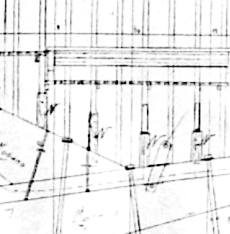
#> input picture primitive_ir_lib/tests/fixtures/BSCM_3_4_false_circle_crop.png, 230 x 234 px; its folder holds only this picture in this run
$ python -i test_junctions_benchmark.py   (imports and definitions only)
#> lines starting #> are read from the running program, lines starting #| are printed output that depends on the picture; after the words box and inside, x2 and y2 are one past the last pixel; in counts of white or black regions, pixels touching at a corner belong together
#> further down, picture is the input picture: shape (234, 230, 3); min 0, max 255, mean 237
"""Negative Controls: Junctions and Topological Features.

Tests T-junction, L-corner, X-crossing, Rectangle, Open Polyline, Three Parallel Lines
across stroke widths 1, 3, 5, 10 px under Candidate Strategies B1 (Morph), B2 (Zhang-Suen), and C (Collapse).
"""

from __future__ import annotations

import math
import sys
from pathlib import Path

import cv2
import numpy as np

REPO_ROOT = Path(r"C:\Users\duong\ZCodeProject\cad-agent")
if str(REPO_ROOT) not in sys.path:
    sys.path.insert(0, str(REPO_ROOT))

from primitive_ir_lib.geometry_extraction import extract_lines, RawLine


# [46 lines left out: functions create_t_junction, create_l_corner, create_x_crossing, create_rectangle, create_polyline, create_three_parallel, not called in this run]


# Candidate B1 (Morphological Skeleton)
def extract_lines_morph(image_bgr: np.ndarray) -> list[RawLine]:
    gray = cv2.cvtColor(image_bgr, cv2.COLOR_BGR2GRAY)
    binary = np.where(gray <= 220, 255, 0).astype(np.uint8)
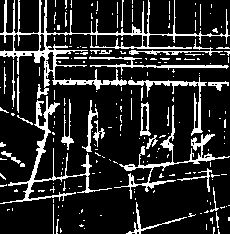
#> binary: shape (234, 230); 16.6% white in thin lines or dots
    skel = np.zeros_like(binary)
    element = cv2.getStructuringElement(cv2.MORPH_CROSS, (3, 3))
    img = binary.copy()
    while True:
        eroded = cv2.erode(img, element)
        temp = cv2.dilate(eroded, element)
        temp = cv2.subtract(img, temp)
        skel = cv2.bitwise_or(skel, temp)
        img = eroded.copy()
        if cv2.countNonZero(img) == 0:
            break
#> this loop made 5 passes
#> pass 1, in extract_lines_morph, `eroded = cv2.erode(img, element)`:
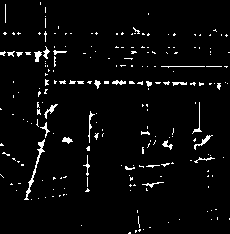
#> eroded: shape (234, 230); 3.8% white in thin lines or dots
#> pass 1, in extract_lines_morph, `temp = cv2.dilate(eroded, element)`:
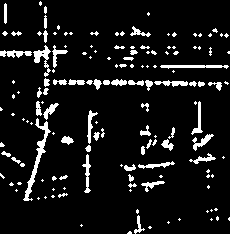
#> temp: shape (234, 230); 8.9% white; 149 white regions (90 under 20 px), largest, box (x1, y1, x2, y2) and area: (23, 118, 51, 201) 421, (33, 45, 51, 77) 202, (160, 65, 229, 69) 199
#> pass 1, in extract_lines_morph, `temp = cv2.subtract(img, temp)`:
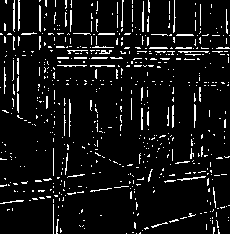
#> temp: shape (234, 230); 7.8% white in thin lines or dots
#> pass 2, in extract_lines_morph, `eroded = cv2.erode(img, element)`:
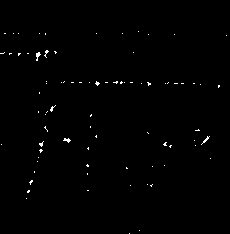
#> eroded: shape (234, 230); 0.61% white in thin lines or dots, all inside (x1, y1, x2, y2) = (0, 31, 227, 234)
#> after the loop: eroded: shape (234, 230); every value is 0
#> after the loop:
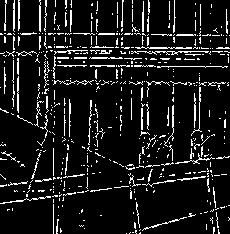
#> skel: shape (234, 230); 10.2% white in thin lines or dots
    segments = cv2.HoughLinesP(skel, rho=1, theta=np.pi / 180, threshold=40, minLineLength=30, maxLineGap=10)
#> segments = 56 rows, first 6: [0, 185, 94, 173], [39, 47, 201, 47], [84, 34, 221, 34], [45, 66, 227, 66], [10, 201, 226, 174], [46, 57, 134, 59]
    if segments is None:
        return []
    seg = np.asarray(segments).reshape(-1, 4)
#> seg has the same summary as segments
    return [RawLine(f"m_{i}", (float(x1), float(y1)), (float(x2), float(y2)), 0.9, (0, 0, 0, 0)) for i, (x1, y1, x2, y2) in enumerate(seg)]


# Candidate B2: Zhang-Suen
# [63 lines left out: functions zhang_suen_thinning, extract_lines_zs, run_junction_suite, not called in this run]


# [2 lines not run here, left out]

>>> import cv2
>>> picture = cv2.imread('../../../../primitive_ir_lib/tests/fixtures/BSCM_3_4_false_circle_crop.png')
>>> result = extract_lines_morph(picture)
#> result = 56 items
